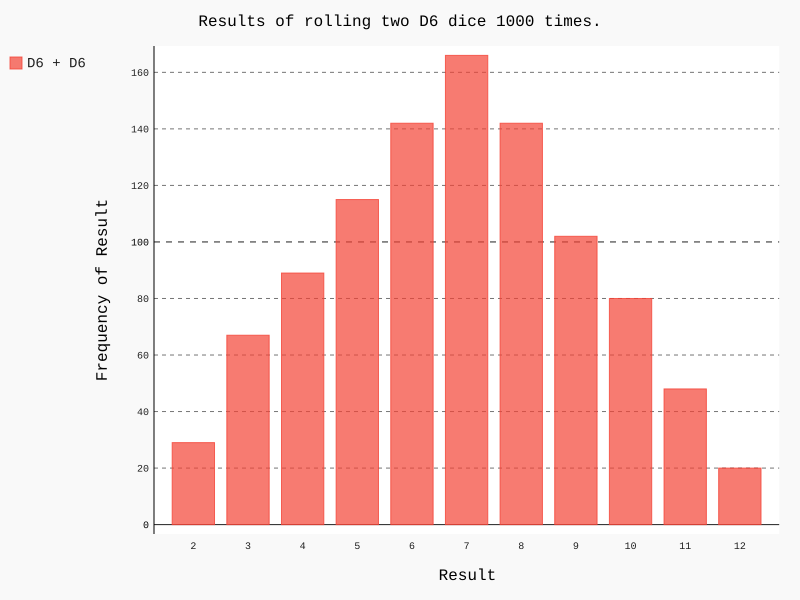

The script that drew this image:
import pygal
from die import Die


# Create two D6 dice.
die_1 = Die()
die_2 = Die()

# Make some rolls, and store results in a list.
results = []
for roll_num in range(1000):
    result = die_1.roll() + die_2.roll()
    results.append(result)

# Analyze the results.
frequencies = []
max_result = die_1.num_sides + die_2.num_sides

for value in range(2, max_result+1):
    frequency = results.count(value)
    frequencies.append(frequency)

# Visualize the results.
hist = pygal.Bar()

hist.title = "Results of rolling two D6 dice 1000 times."
hist.x_labels = ['2', '3', '4', '5', '6', '7', '8', '9', '10', '11', '12']
hist.x_title = "Result"
hist.y_title = "Frequency of Result"

hist.add('D6 + D6', frequencies)
hist.render_to_file('dice_visual.svg')
